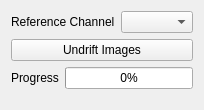
      <widget class="QWidget" name="page_5">
       <property name="geometry">
        <rect>
         <x>0</x>
         <y>0</y>
         <width>203</width>
         <height>110</height>
        </rect>
       </property>
       <attribute name="label">
        <string>Undrift Images</string>
       </attribute>
       <layout class="QVBoxLayout" name="verticalLayout_32">
        <item>
         <layout class="QFormLayout" name="formLayout_24">
          <item row="0" column="1">
           <widget class="QComboBox" name="undrift_channel"/>
          </item>
          <item row="0" column="0">
           <widget class="QLabel" name="label_106">
            <property name="text">
             <string>Reference Channel</string>
            </property>
           </widget>
          </item>
         </layout>
        </item>
        <item>
         <widget class="QPushButton" name="undrift_images">
          <property name="text">
           <string>Undrift Images</string>
          </property>
         </widget>
        </item>
        <item>
         <layout class="QFormLayout" name="formLayout_26">
          <item row="0" column="0">
           <widget class="QLabel" name="label_107">
            <property name="text">
             <string>Progress</string>
            </property>
           </widget>
          </item>
          <item row="0" column="1">
           <widget class="QProgressBar" name="undrift_progressbar">
            <property name="value">
             <number>0</number>
            </property>
            <property name="textVisible">
             <bool>true</bool>
            </property>
           </widget>
          </item>
         </layout>
        </item>
        <item>
         <spacer name="verticalSpacer_32">
          <property name="orientation">
           <enum>Qt::Vertical</enum>
          </property>
          <property name="sizeHint" stdset="0">
           <size>
            <width>20</width>
            <height>40</height>
           </size>
          </property>
         </spacer>
        </item>
       </layout>
      </widget>
